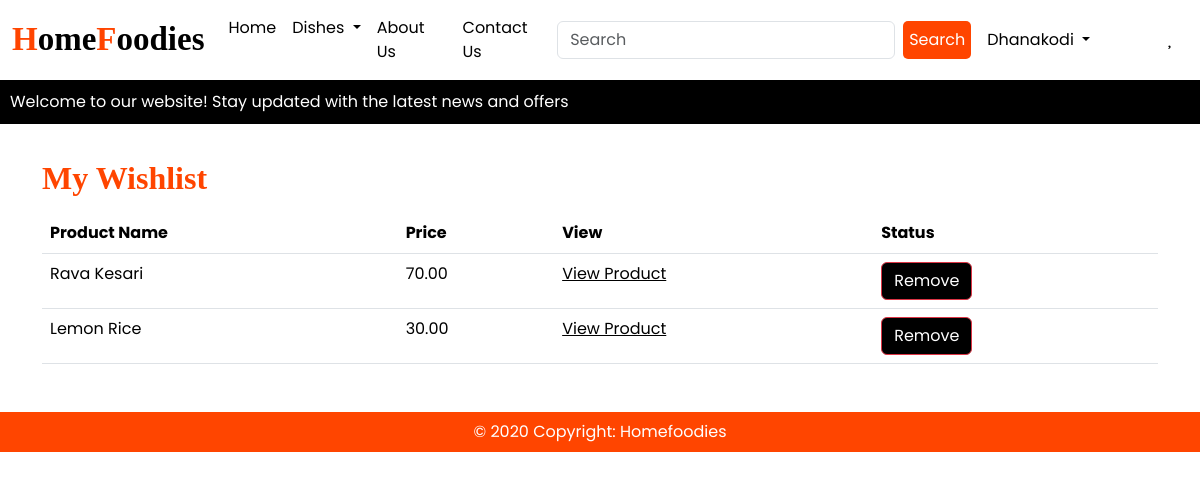
Screenshot of /wishlist/ (signed in) with the database file from the repository.
### Receipeapp/models.py (models this page shows, shortened)
class Wishlist(models.Model):
    user = models.ForeignKey(User, on_delete=models.CASCADE)
    product = models.ForeignKey(Products, on_delete=models.CASCADE)
    added_on = models.DateTimeField(auto_now_add=True)

class Products(models.Model):
    title = models.CharField(max_length=100)
    selling_price = models.DecimalField(max_digits=10, decimal_places=2)
    discounted_price = models.DecimalField(max_digits=10, decimal_places=2)
    preparation_time = models.TextField()
    description = models.TextField()
    ingredients = models.TextField(default='')
    prodapp = models.TextField(default='')
    category = models.CharField(choices=CATEGORY_CHOICES, max_length=2)
    product_image = models.ImageField(upload_to='product', null=True, blank=True)

### Receipeapp/views.py (the view)
# urls.py: path("wishlist/", views.wishlist_view, name="wishlist_view"),
@login_required
def wishlist_view(request):
    wishlist_items = Wishlist.objects.filter(user=request.user)
    return render(request, "app/wishlist.html", {"wishlist_items": wishlist_items})

### Receipeapp/templates/app/wishlist.html (shortened to what this page needs)
{% extends 'app/base.html' %}
{% load static %}
{% block main-content %}
<div class="container" style="margin-top: 35px;">
    <h2 style="font-family: Georgia; color: orangered; font-weight: bold;">My Wishlist</h2>
    <table class="table mt-3">
        <thead>
            <tr>
                <th>Product Name</th>
                <th>Price</th>
                <th>View</th>
                <th>Status</th>
            </tr>
        </thead>
        <tbody>
            {% for item in  wishlist_items %}
            <tr>
                <td>{{ item.product.title }}</td>
                <td>{{ item.product.selling_price }}</td>
                <td><a href="{% url 'product_detail' item.product.pk %}" style="color:black;">View Product</a></td>
                <td><a href="{% url 'remove_from_wishlist' item.product.pk %}" class="btn btn-danger" style="background-color: black;color: white;">Remove</a></td>
            </tr>
            {% empty %}
            <tr>
                <td colspan="6" class="text-center">Your wishlist is empty.</td>
            </tr>
            {% endfor %}
        </tbody>
    </table>
</div>
{% endblock main-content %}

### Receipeapp/templates/app/base.html (shortened to what this page needs)
<!DOCTYPE html>
{% load static %}
<html lang="en">
<head>
    <link href="https://cdn.jsdelivr.net/npm/bootstrap@5.3.3/dist/css/bootstrap.min.css" rel="stylesheet">
    <link rel="stylesheet" href="{% static 'app/css/owl.carousel.min.css' %}"/>
    <link rel="stylesheet" href="{% static 'app/css/all.min.css' %}"/>
    <link rel="stylesheet" href="{% static 'app/css/receipe.css' %}"/>
</head>
<body>
    <nav class="navbar navbar-expand-lg">
        <div class="container-fluid">
          <a class="navbar-brand" href="/" style="font-size: 33px; color: black;font-weight: bold; font-family: Georgia;"><span style="color:orangered;font-family: Georgia;">H</span>ome<span style="color:orangered;font-family: Georgia;">F</span>oodies</a>
          <div class="collapse navbar-collapse" id="navbarSupportedContent">
            <ul class="navbar-nav me-auto mb-2 mb-lg-0">
              {% if request.user.is_authenticated  %}
              <li class="nav-item">
                <a class="nav-link active" aria-current="page" href="/">Home</a>
              </li>
              <li class="nav-item dropdown">
                <a class="nav-link dropdown-toggle active" href="#" role="button" data-bs-toggle="dropdown" aria-expanded="false">
                  Dishes
                </a>
              </li>
              <li class="nav-item">
                <a class="nav-link active" href="{% url 'about' %}">About Us</a>
              </li>
              <li class="nav-item">
                <a class="nav-link active" href="{% url 'contact' %}">Contact Us</a>
              </li>
            </ul>
            <form class="d-flex" role="search" action="{% url 'search_products' %}" method="GET">
                <input class="form-control me-2" type="search" placeholder="Search" name="query" aria-label="Search">
                <button class="btn2" type="submit">Search</button>
            </form>
          </div>
          <ul class="navbar-nav me-auto mb-2 mb-lg-0">
              <li class="nav-item dropdown mx-2">
                <a class="nav-link dropdown-toggle active" href="#" role="button" data-bs-toggle="dropdown" aria-expanded="false">
                  {{request.user}}
                </a>
              </li>
              <li class="nav-item mx-2">
                <a class="nav-link active" href="{% url 'showcart' %}"> <i class="fa fa-shopping-cart"></i></a>
              </li>
            <li class="nav-item mx-2">
              <a class="nav-link active" href="{% url 'wishlist_view' %}"><i class="fa fa-heart"></i></a>
            </li>
            {% endif %}
          </ul>
        </div>
  </nav>
  <div class="marquee-container">
    <div class="marquee-content">
      Welcome to our website! Stay updated with the latest news and offers
    </div>
  </div>
{% block main-content %}{% endblock main-content %}
<footer class="container-fluid footer text-center p-2 mt-5">
    © 2020 Copyright: Homefoodies
</footer>
</body>
</html>

### Receipeapp/static/app/css/receipe.css (style rules this page uses)
* { font-family: "Poppins", serif; box-sizing: border-box; }
body { overflow-x: hidden; }
.nav-link { font-size: 16px; }
.btn2 { color:white !important; background-color:orangered; outline: none; border: none; border-radius:5px; }
.footer { background-color: orangered; color: white; }
.marquee-container { background-color: black; color: white; padding: 10px; overflow: hidden; position: relative; width: 100%; }
.marquee-content { white-space: nowrap; animation: scroll 45s linear infinite; font-size: 16px; }

### rows the page displays
Wishlist: product "Rava Kesari", product.selling_price "70.00"
Wishlist: product "Lemon Rice", product.selling_price "30.00"

### other values shown
{{ request.user }} "Dhanakodi"
